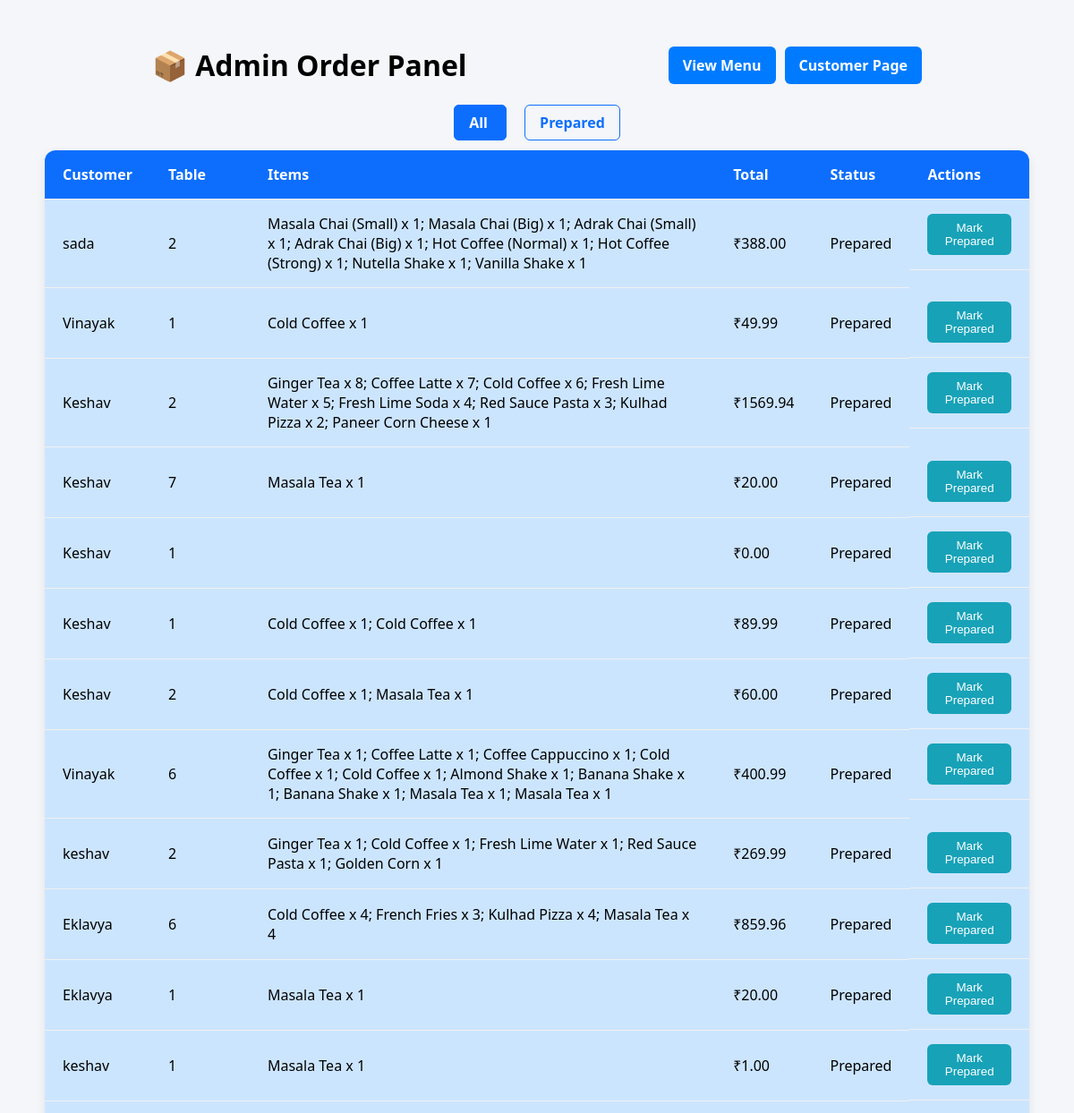
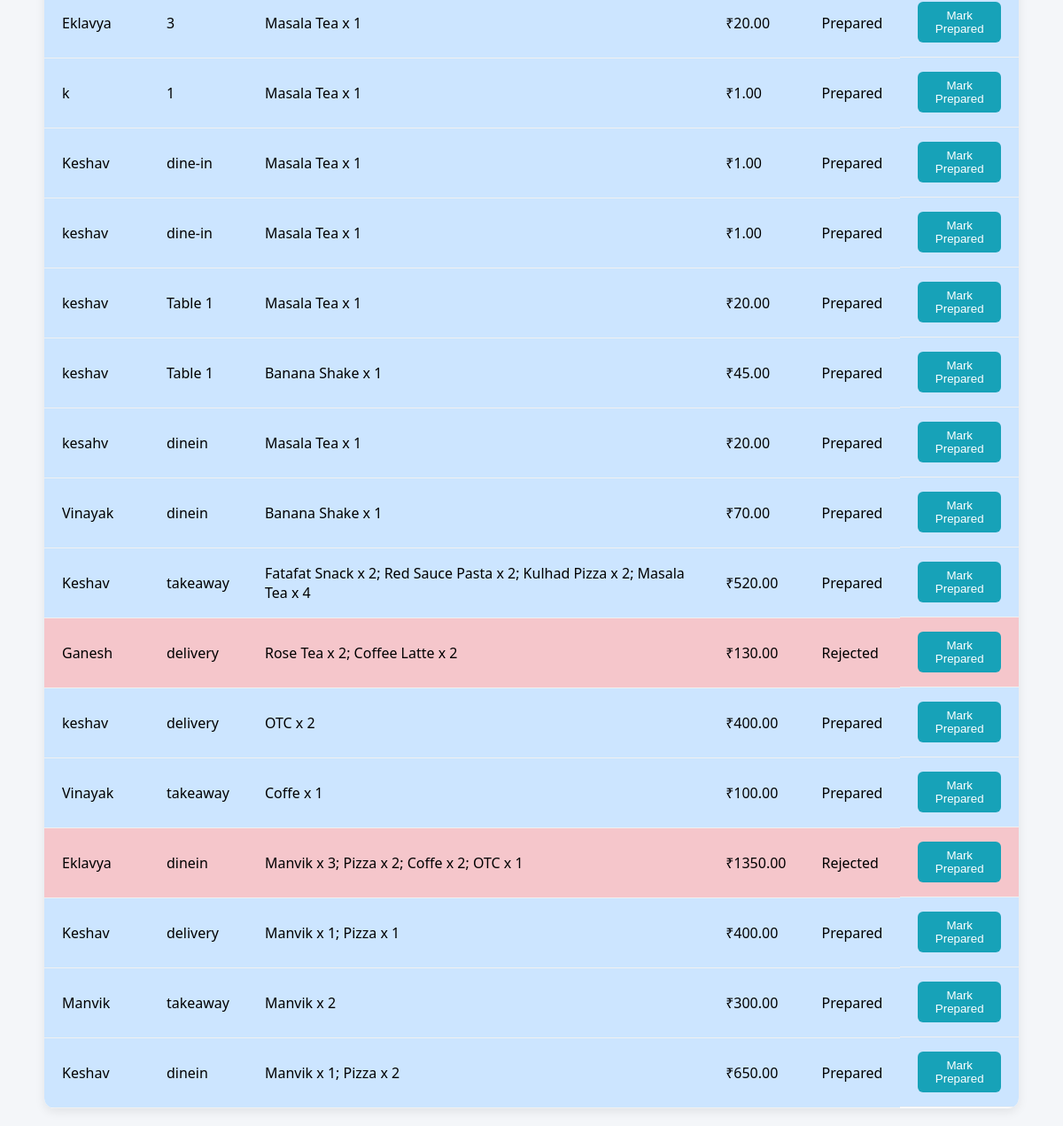
Before: /admin/orders with the older database file (2 pictures, top to bottom).
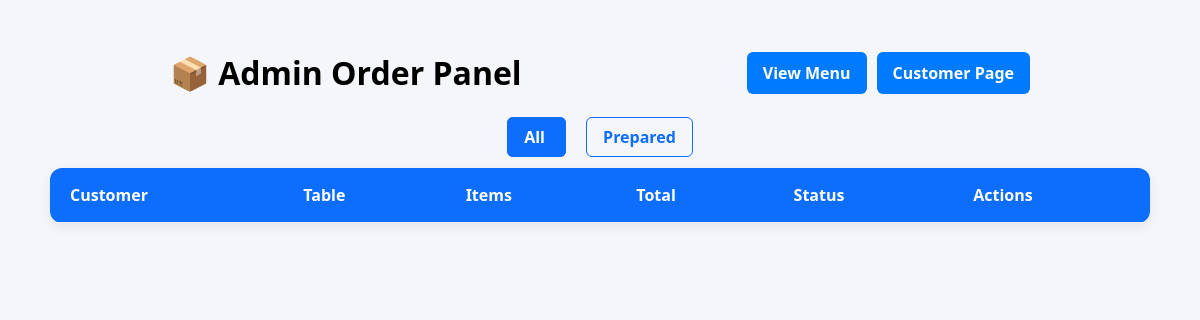
After: the same page with the newer database file.
### tables this page shows
CREATE TABLE orders (
        id INTEGER PRIMARY KEY AUTOINCREMENT,
        name TEXT NOT NULL,
        order_type TEXT NOT NULL,  -- now used for table_number
        address TEXT,
        items TEXT,
        total REAL,
        status TEXT DEFAULT 'pending',
        timestamp DATETIME DEFAULT CURRENT_TIMESTAMP
    );

### app.py (the view)
@app.route('/admin/orders')
def admin_orders():
    filter_status = request.args.get('filter')
    conn = get_db_connection()
    if filter_status in ['pending', 'accepted', 'rejected', 'prepared']:
        orders = conn.execute(
            "SELECT * FROM orders WHERE status = ? ORDER BY timestamp DESC",
            (filter_status,)
        ).fetchall()
    else:
        orders = conn.execute("SELECT * FROM orders ORDER BY timestamp DESC").fetchall()
    conn.close()
    return render_template('admin_orders.html', orders=orders, current_filter=filter_status)

### app.py (called while the page is built)
def get_db_connection():
    conn = sqlite3.connect('menu.db')
    conn.row_factory = sqlite3.Row
    return conn

### templates/admin_orders.html (shortened to what this page needs)
<!DOCTYPE html>
<html lang="en">
<head>
</head>
<body>
  <div class="top-bar" style="margin-left: 150px; margin-right: 150px;">
    <h1>📦 Admin Order Panel</h1>
    <div class="button-group">
      <a href="{{ url_for('admin') }}" class="back-button">View Menu</a>
      <a href="{{ url_for('customer_menu') }}" class="back-button">Customer Page</a>
    </div>
  </div>
  <div class="filters">
    {% set filters = ['all', 'prepared'] %}
    {% for f in filters %}
    <a href="{{ url_for('admin_orders', filter=(f if f != 'all' else None)) }}"
      class="{{ 'active' if current_filter == f or (f == 'all' and not current_filter) else '' }}">
      {{ f.capitalize() }}
    </a>
    {% endfor %}
  </div>
  <div class="orders-table">
    <table>
      <thead>
        <tr>
          <th>Customer</th>
          <th>Table</th>
          <th>Items</th>
          <th>Total</th>
          <th>Status</th>
          <th>Actions</th>
        </tr>
      </thead>
      <tbody>
        {% for order in orders %}
        <tr class="{{ order['status'] }}">
          <td>{{ order['name'] }}</td>
          <td>{{ order['order_type'] }}</td>
          <td>{{ order['items'] }}</td>
          <td>₹{{ '%.2f'|format(order['total']) }}</td>
          <td>{{ order['status'].capitalize() }}</td>
          <td>
            <form method="POST" action="{{ url_for('update_order', order_id=order['id']) }}">
              <button name="action" value="prepare">Mark Prepared</button>
            </form>
          </td>
        </tr>
        {% endfor %}
      </tbody>
    </table>
  </div>
</body>
</html>

### templates/admin_orders.html (style rules this page uses)
body { font-family: 'Segoe UI', sans-serif; background: #f4f6f9; margin: 0; padding: 20px; }
.filters { text-align: center; margin-bottom: 20px; }
.filters a { margin: 0 10px; text-decoration: none; color: #0d6efd; font-weight: bold; padding: 8px 16px; border: 1px solid #0d6efd; border-radius: 6px; transition: 0.2s ease; }
.filters a.active, .filters a:hover { background-color: #0d6efd; color: white; }
.orders-table { width: 100%; max-width: 1100px; margin: 0 auto; background: #fff; border-radius: 12px; box-shadow: 0 4px 12px rgba(0, 0, 0, 0.08); overflow: hidden; }
table { width: 100%; border-collapse: collapse; }
thead { background-color: #0d6efd; color: #fff; }
th, td { padding: 16px 20px; text-align: left; border-bottom: 1px solid #f0f0f0; }
.top-bar { display: flex; justify-content: space-between; align-items: center; flex-wrap: wrap; padding: 10px 0; }
.button-group { display: flex; gap: 10px; flex-wrap: wrap; }
.back-button { background-color: #007bff; color: white; padding: 10px 16px; border-radius: 6px; text-decoration: none; font-weight: bold; transition: background-color 0.3s ease; }

Changed rows visible on the page:
removed orders: name "sada", order_type "2", items "Masala Chai (Small) x 1; Masala Chai (Big) x 1; Adrak Chai (Small) x 1; Adrak Chai (Big) x 1; Hot Coffee (Normal) x 1; Hot Coffee (Strong) x 1; Nutella Shake x 1; Vanilla Shake x 1", total "388.00", status "Prepared"
removed orders: name "Vinayak", order_type "1", items "Cold Coffee x 1", total "49.99", status "Prepared"
removed orders: name "Keshav", order_type "2", items "Ginger Tea x 8; Coffee Latte x 7; Cold Coffee x 6; Fresh Lime Water x 5; Fresh Lime Soda x 4; Red Sauce Pasta x 3; Kulhad Pizza x 2; Paneer Corn Cheese x 1", total "1569.94", status "Prepared"
removed orders: name "Keshav", order_type "7", items "Masala Tea x 1", total "20.00", status "Prepared"
removed orders: name "Keshav", order_type "1", total "0.00", status "Prepared"
removed orders: name "Keshav", order_type "1", items "Cold Coffee x 1; Cold Coffee x 1", total "89.99", status "Prepared"
removed orders: name "Keshav", order_type "2", items "Cold Coffee x 1; Masala Tea x 1", total "60.00", status "Prepared"
removed orders: name "Vinayak", order_type "6", items "Ginger Tea x 1; Coffee Latte x 1; Coffee Cappuccino x 1; Cold Coffee x 1; Cold Coffee x 1; Almond Shake x 1; Banana Shake x 1; Banana Shake x 1; Masala Tea x 1; Masala Tea x 1", total "400.99", status "Prepared"
removed orders: name "keshav", order_type "2", items "Ginger Tea x 1; Cold Coffee x 1; Fresh Lime Water x 1; Red Sauce Pasta x 1; Golden Corn x 1", total "269.99", status "Prepared"
removed orders: name "Eklavya", order_type "6", items "Cold Coffee x 4; French Fries x 3; Kulhad Pizza x 4; Masala Tea x 4", total "859.96", status "Prepared"
removed orders: name "Eklavya", order_type "1", items "Masala Tea x 1", total "20.00", status "Prepared"
removed orders: name "keshav", order_type "1", items "Masala Tea x 1", total "1.00", status "Prepared"
removed orders: name "Eklavya", order_type "3", items "Masala Tea x 1", total "20.00", status "Prepared"
removed orders: name "k", order_type "1", items "Masala Tea x 1", total "1.00", status "Prepared"
removed orders: name "Keshav", order_type "dine-in", items "Masala Tea x 1", total "1.00", status "Prepared"
removed orders: name "keshav", order_type "dine-in", items "Masala Tea x 1", total "1.00", status "Prepared"
removed orders: name "keshav", order_type "Table 1", items "Masala Tea x 1", total "20.00", status "Prepared"
removed orders: name "keshav", order_type "Table 1", items "Banana Shake x 1", total "45.00", status "Prepared"
removed orders: name "kesahv", order_type "dinein", items "Masala Tea x 1", total "20.00", status "Prepared"
removed orders: name "Vinayak", order_type "dinein", items "Banana Shake x 1", total "70.00", status "Prepared"
removed orders: name "Keshav", order_type "takeaway", items "Fatafat Snack x 2; Red Sauce Pasta x 2; Kulhad Pizza x 2; Masala Tea x 4", total "520.00", status "Prepared"
removed orders: name "Ganesh", order_type "delivery", items "Rose Tea x 2; Coffee Latte x 2", total "130.00", status "Rejected"
removed orders: name "keshav", order_type "delivery", items "OTC x 2", total "400.00", status "Prepared"
removed orders: name "Vinayak", order_type "takeaway", items "Coffe x 1", total "100.00", status "Prepared"
removed orders: name "Eklavya", order_type "dinein", items "Manvik x 3; Pizza x 2; Coffe x 2; OTC x 1", total "1350.00", status "Rejected"
removed orders: name "Keshav", order_type "delivery", items "Manvik x 1; Pizza x 1", total "400.00", status "Prepared"
removed orders: name "Manvik", order_type "takeaway", items "Manvik x 2", total "300.00", status "Prepared"
removed orders: name "Keshav", order_type "dinein", items "Manvik x 1; Pizza x 2", total "650.00", status "Prepared"
